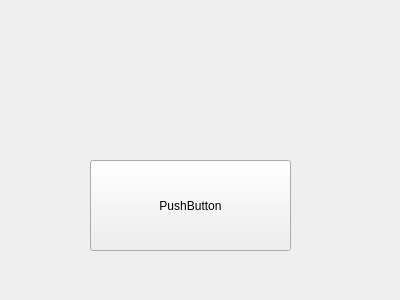
<?xml version="1.0" encoding="UTF-8"?>
<ui version="4.0">
 <class>Widget</class>
 <widget class="QWidget" name="Widget">
  <property name="geometry">
   <rect>
    <x>0</x>
    <y>0</y>
    <width>400</width>
    <height>300</height>
   </rect>
  </property>
  <property name="windowTitle">
   <string>Widget</string>
  </property>
  <widget class="QPushButton" name="pushButton">
   <property name="geometry">
    <rect>
     <x>90</x>
     <y>160</y>
     <width>201</width>
     <height>91</height>
    </rect>
   </property>
   <property name="text">
    <string>PushButton</string>
   </property>
  </widget>
 </widget>
 <layoutdefault spacing="6" margin="11"/>
 <resources/>
 <connections/>
</ui>
